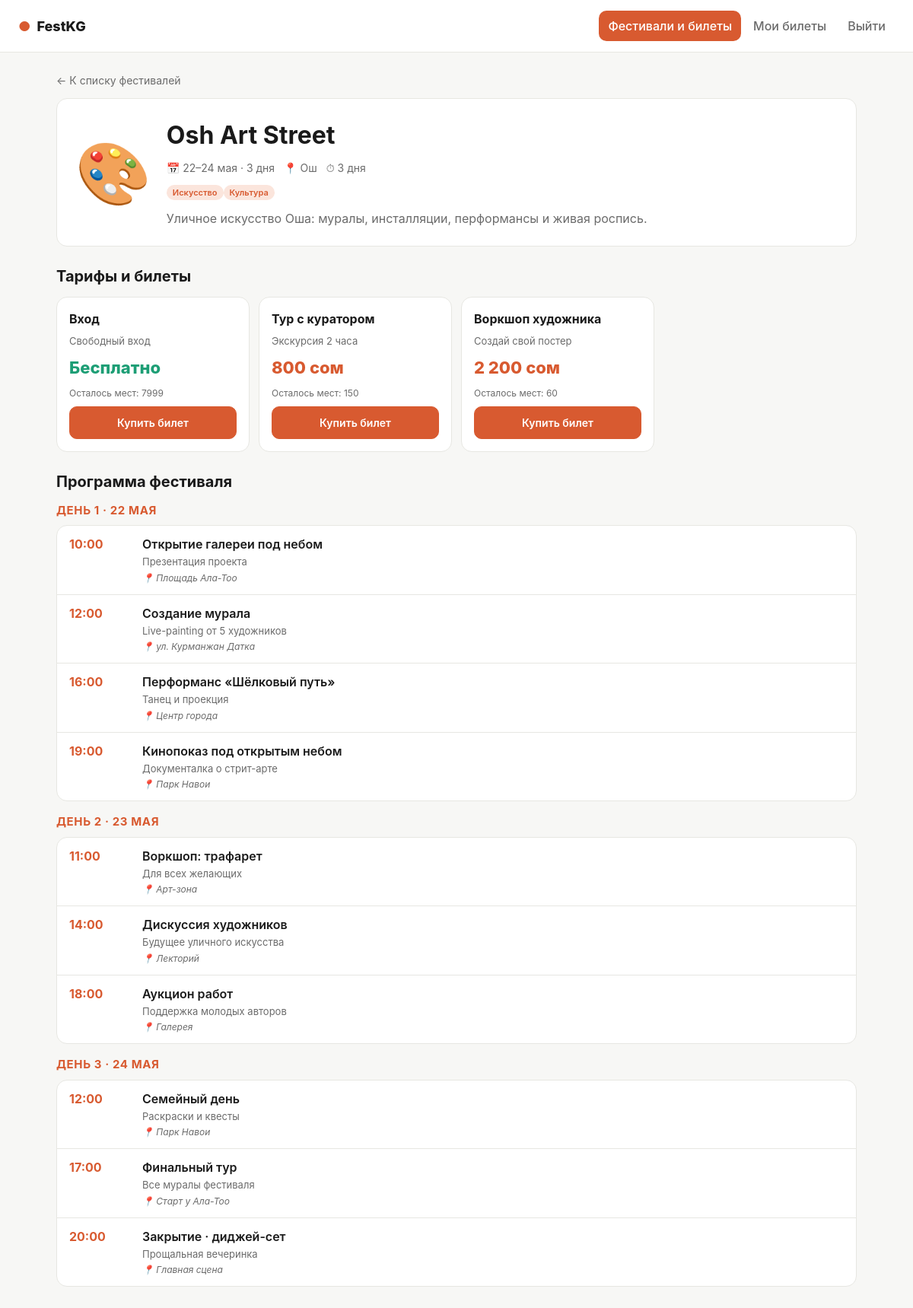
The page /festival/osh-art-street (signed in) on the database its author committed.
### tables this page shows
CREATE TABLE festivals (
    id INTEGER PRIMARY KEY AUTOINCREMENT,
    slug TEXT UNIQUE NOT NULL,
    name TEXT NOT NULL,
    city TEXT NOT NULL,
    start_date TEXT NOT NULL,
    end_date TEXT NOT NULL,
    duration_days INTEGER NOT NULL DEFAULT 1,
    duration_label TEXT,
    categories TEXT NOT NULL,
    description TEXT,
    cover_emoji TEXT NOT NULL DEFAULT '🎪'
);

CREATE TABLE tariffs (
    id INTEGER PRIMARY KEY AUTOINCREMENT,
    festival_id INTEGER NOT NULL REFERENCES festivals(id) ON DELETE CASCADE,
    name TEXT NOT NULL,
    price INTEGER NOT NULL DEFAULT 0,
    description TEXT,
    seats_left INTEGER NOT NULL DEFAULT 100
);

CREATE TABLE schedule_items (
    id INTEGER PRIMARY KEY AUTOINCREMENT,
    festival_id INTEGER NOT NULL REFERENCES festivals(id) ON DELETE CASCADE,
    day_label TEXT NOT NULL,
    day_index INTEGER NOT NULL DEFAULT 1,
    time TEXT NOT NULL,
    title TEXT NOT NULL,
    description TEXT,
    stage TEXT
);

### app.py (the view)
@app.route("/festival/<slug>")
@login_required
def festival_detail(slug):
    db = get_db()
    f = db.execute("SELECT * FROM festivals WHERE slug=?", (slug,)).fetchone()
    if not f:
        abort(404)
    tariffs = db.execute(
        "SELECT * FROM tariffs WHERE festival_id=? ORDER BY price", (f["id"],)
    ).fetchall()
    sched_rows = db.execute(
        "SELECT * FROM schedule_items WHERE festival_id=? ORDER BY day_index, time",
        (f["id"],)
    ).fetchall()
    schedule = {}
    for s in sched_rows:
        schedule.setdefault(s["day_label"], []).append(s)
    return render_template("festival_detail.html", f=f, tariffs=tariffs, schedule=schedule)

### app.py (called while the page is built)
def get_db():
    if "db" not in g:
        g.db = sqlite3.connect(DB_PATH)
        g.db.row_factory = sqlite3.Row
        g.db.execute("PRAGMA foreign_keys = ON")
    return g.db

def current_user():
    uid = session.get("user_id")
    if not uid:
        return None
    return get_db().execute("SELECT * FROM users WHERE id=?", (uid,)).fetchone()

def login_required(f):
    @wraps(f)
    def w(*a, **kw):
        if not session.get("user_id"):
            flash("Войдите, чтобы продолжить", "warn")
            return redirect(url_for("login", next=request.path))
        return f(*a, **kw)
    return w

@app.context_processor
def inject_globals():
    def fmt_money(v):
        try:
            return f"{int(v):,}".replace(",", " ")
        except Exception:
            return str(v)
    return {"current_user": current_user(), "fmt_money": fmt_money}

### templates/festival_detail.html (shortened to what this page needs)
{% extends "base.html" %}
{% block content %}
<div class="container">
  <a href="{{ url_for('festivals') }}" style="color:var(--text-soft);font-size:14px;">← К списку фестивалей</a>
  <div class="detail-hero" style="margin-top:12px;">
    <div class="emoji">{{ f.cover_emoji }}</div>
    <div>
      <h1>{{ f.name }}</h1>
      <div class="detail-meta">
        <span>📅 {{ f.duration_label }}</span>
        <span>📍 {{ f.city }}</span>
        <span>⏱ {{ f.duration_days }} {% if f.duration_days == 1 %}день{% elif f.duration_days < 5 %}дня{% else %}дней{% endif %}</span>
      </div>
      <div class="tags" style="margin-top:8px;">
        {% for tag in f.categories.split(',') %}<span class="tag">{{ tag }}</span>{% endfor %}
      </div>
      <p style="margin:12px 0 0;color:var(--text-soft);">{{ f.description }}</p>
    </div>
  </div>
  <div class="section">
    <h2>Тарифы и билеты</h2>
    <div class="tariffs">
      {% for t in tariffs %}
        <div class="tariff">
          <h4>{{ t.name }}</h4>
          {% if t.description %}<div class="desc">{{ t.description }}</div>{% endif %}
          {% if t.price > 0 %}
            <div class="price-big">{{ fmt_money(t.price) }} сом</div>
          {% else %}
            <div class="price-big free">Бесплатно</div>
          {% endif %}
          <div class="seats">Осталось мест: {{ t.seats_left }}</div>
          {% if t.seats_left > 0 %}
            <a class="btn btn-coral" href="{{ url_for('buy', tariff_id=t.id) }}">Купить билет</a>
          {% else %}
            <button class="btn" disabled>Распродано</button>
          {% endif %}
        </div>
      {% endfor %}
    </div>
  </div>
  <div class="section">
    <h2>Программа фестиваля</h2>
    {% for day, items in schedule.items() %}
      <div class="schedule-day">
        <h3>{{ day }}</h3>
        <div class="schedule-list">
          {% for s in items %}
            <div class="schedule-item">
              <div class="schedule-time">{{ s.time }}</div>
              <div>
                <div class="schedule-title">{{ s.title }}</div>
                {% if s.description %}<div class="schedule-desc">{{ s.description }}</div>{% endif %}
                {% if s.stage %}<div class="schedule-stage">📍 {{ s.stage }}</div>{% endif %}
              </div>
            </div>
          {% endfor %}
        </div>
      </div>
    {% endfor %}
  </div>
</div>
{% endblock %}

### static/styles.css (style rules this page uses)
:root { --bg: #f7f7f5; --surface: #ffffff; --border: #e7e7e2; --text: #1a1a1a; --text-soft: #6b6b6b; --coral: #D85A30; --coral-soft: #fbe5dc; --green: #1D9E75; --green-soft: #d8efe4; --warn: #c98a00; --error: #c0392b; --shadow: 0 1px 2px rgba(0,0,0,.04), 0 4px 16px rgba(0,0,0,.04); --radius: 14px; }
* { box-sizing: border-box; }
html, body { margin: 0; padding: 0; }
body { font-family: -apple-system, BlinkMacSystemFont, "Segoe UI", Roboto, Inter, sans-serif; background: var(--bg); color: var(--text); line-height: 1.5; }
a { color: var(--coral); text-decoration: none; }
.container { max-width: 1100px; margin: 0 auto; padding: 24px; }
.btn { display: inline-flex; align-items: center; justify-content: center; gap: 6px; padding: 10px 16px; border-radius: 10px; border: 1px solid var(--border); background: var(--surface); color: var(--text); font-weight: 600; cursor: pointer; font-size: 14px; transition: all .15s; text-decoration: none; }
.btn-coral { background: var(--coral); color: #fff; border-color: var(--coral); }
.tag { font-size: 11px; padding: 3px 8px; border-radius: 999px; background: var(--coral-soft); color: var(--coral); font-weight: 600; }
.detail-hero { background: var(--surface); border: 1px solid var(--border); border-radius: var(--radius); padding: 24px; display: flex; gap: 20px; align-items: center; margin-bottom: 20px; }
.detail-hero .emoji { font-size: 80px; }
.detail-hero h1 { margin: 0 0 8px; }
.detail-meta { color: var(--text-soft); font-size: 14px; display: flex; flex-wrap: wrap; gap: 12px; }
.section { margin: 24px 0; }
.section h2 { margin: 0 0 12px; font-size: 20px; }
.tariffs { display: grid; gap: 12px; grid-template-columns: repeat(auto-fill, minmax(240px, 1fr)); }
.tariff { background: var(--surface); border: 1px solid var(--border); border-radius: var(--radius); padding: 16px; display: flex; flex-direction: column; gap: 8px; }
.tariff h4 { margin: 0; }
.tariff .desc { color: var(--text-soft); font-size: 13px; }
.tariff .price-big { font-size: 22px; font-weight: 800; color: var(--coral); }
.tariff .price-big.free { color: var(--green); }
.tariff .seats { font-size: 12px; color: var(--text-soft); }
.schedule-day { margin-bottom: 16px; }
.schedule-day h3 { margin: 0 0 8px; font-size: 15px; color: var(--coral); text-transform: uppercase; letter-spacing: .04em; }
.schedule-list { background: var(--surface); border: 1px solid var(--border); border-radius: var(--radius); overflow: hidden; }
.schedule-item { display: grid; grid-template-columns: 80px 1fr; gap: 16px; padding: 12px 16px; border-bottom: 1px solid var(--border); }
.schedule-item:last-child { border-bottom: none; }
.schedule-time { font-weight: 700; color: var(--coral); }
.schedule-title { font-weight: 600; }
.schedule-desc { color: var(--text-soft); font-size: 13px; margin-top: 2px; }
.schedule-stage { color: var(--text-soft); font-size: 12px; margin-top: 2px; font-style: italic; }

### rows shown on the page
festivals: cover_emoji "🎨", name "Osh Art Street", duration_label "22–24 мая · 3 дня", city "Ош", duration_days "3", description "Уличное искусство Оша: муралы, инсталляции, перформансы и живая роспись."
tariffs: name "Вход", description "Свободный вход", price "Бесплатно", seats_left "7999"
tariffs: name "Тур с куратором", description "Экскурсия 2 часа", price "800", seats_left "150"
tariffs: name "Воркшоп художника", description "Создай свой постер", price "2 200", seats_left "60"
schedule_items: day_label "ДЕНЬ 1 · 22 МАЯ", time "10:00", title "Открытие галереи под небом", description "Презентация проекта", stage "Площадь Ала-Тоо"
schedule_items: time "12:00", title "Создание мурала", description "Live-painting от 5 художников", stage "ул. Курманжан Датка"
schedule_items: time "16:00", title "Перформанс «Шёлковый путь»", description "Танец и проекция", stage "Центр города"
schedule_items: time "19:00", title "Кинопоказ под открытым небом", description "Документалка о стрит-арте", stage "Парк Навои"
schedule_items: day_label "ДЕНЬ 2 · 23 МАЯ", time "11:00", title "Воркшоп: трафарет", description "Для всех желающих", stage "Арт-зона"
schedule_items: time "14:00", title "Дискуссия художников", description "Будущее уличного искусства", stage "Лекторий"
schedule_items: time "18:00", title "Аукцион работ", description "Поддержка молодых авторов", stage "Галерея"
schedule_items: day_label "ДЕНЬ 3 · 24 МАЯ", time "12:00", title "Семейный день", description "Раскраски и квесты", stage "Парк Навои"
schedule_items: time "17:00", title "Финальный тур", description "Все муралы фестиваля", stage "Старт у Ала-Тоо"
schedule_items: time "20:00", title "Закрытие · диджей-сет", description "Прощальная вечеринка", stage "Главная сцена"

### other values the page prints
{{ tag }} "Искусство" "Культура"
